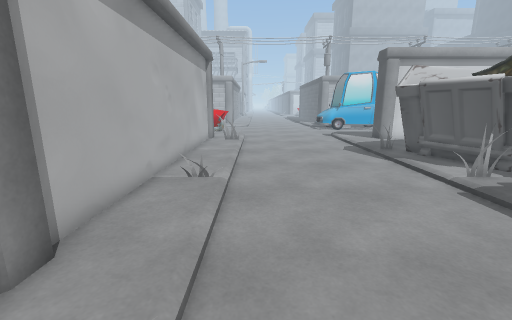
view 1 (above)

12 first-person views from a walk through a 3-D level made in the Unity game engine. The camera is 1.4 m above the floor, tilts 12° down and sees 90° across. The floor is counted in squares, 0.5 m on a side. Each view is taken from the middle of a square. On the plan, view 1 faces up. The plan holds only what a view shows up to about 19 squares ahead; the rest is blank. The place goes on beyond the plan. The player is left out.

view 2
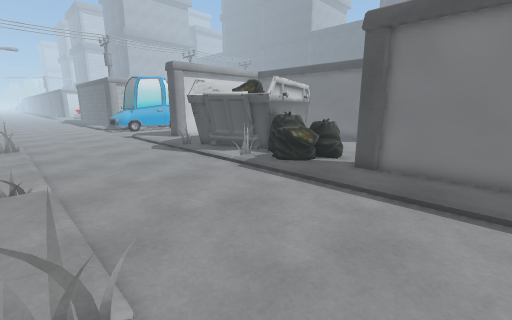

view 3
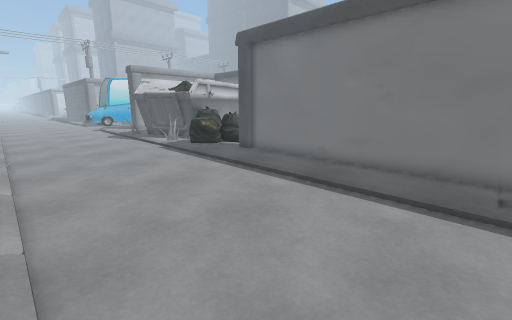

view 4
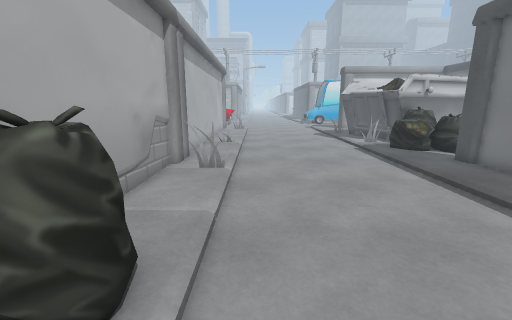

view 5
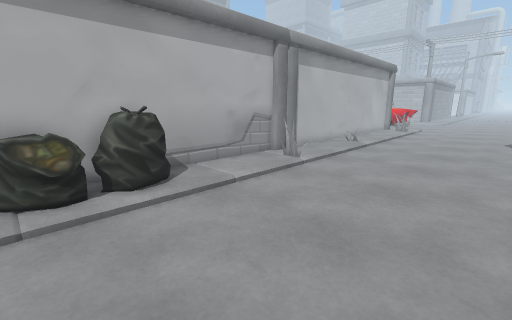

view 6
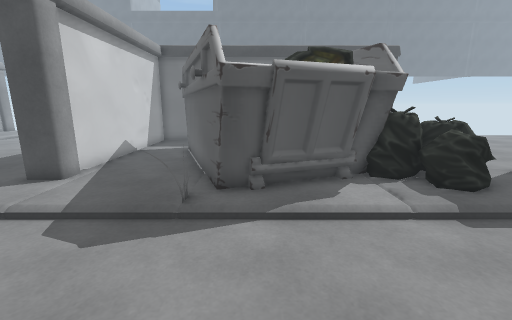

view 7
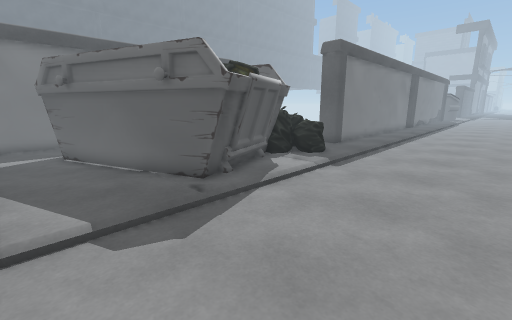

view 8
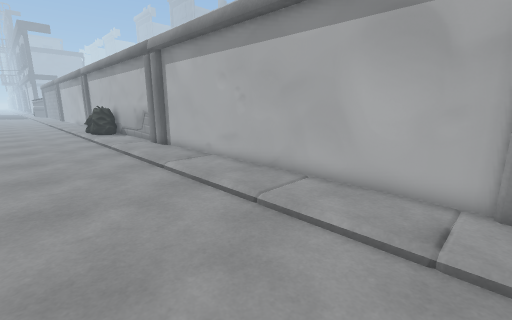

view 9
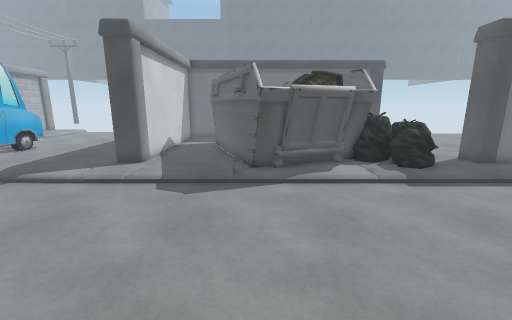

view 10
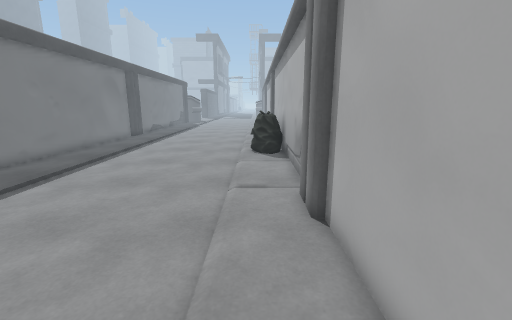

view 11
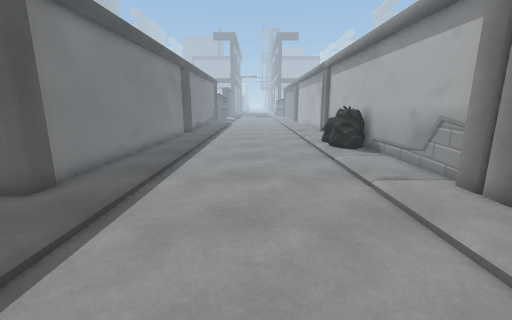

view 12
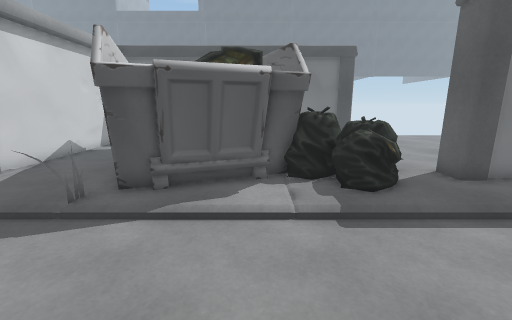

### Floor plan
Key: @ floor where view 1 was taken; # wall or solid block; . main floor; : floor 0.25 m higher than the main floor; / step, stairs or slope; = window, fence, low wall or low ledge; ^ raised ledge.
Columns run from 4 left of view 1 to 16 right of it. Each row starts with its distance up from view 1.
 20 # :/........: #######
 19 #::/........::::.....
 18 #::/........::::.....
 17 #::/........::::...##
 16 #::/........::::####
 15 #../.........####
 14 #::/.......###
 13 #::/....... #
 12 #::/........##
 11 #::/........###
 10 #::/........:#######
  9 #../.........####
  8 #::/........:###
  7 #::/........==##
  6 #::/........===#
  5 #::/........::=#
  4 ##:/........::::.
  3 ##:/........:###..
  2 ##:/........:## ....
  1 #::/........::#  ...
  0 #::/@.......::#   ..
 -1 #::/........::#
 -2 #::/........::#
 -3 #../..........#
 -4 #::/........::#
 -5 #=#/........::#
 -6 ##=/........::#
 -7 ###/........::#
 -8 #==/........::#
 -9 #^=/........  #

Where each view was taken, in squares from view 1:
view 1: 0 up, 0 right, facing up
view 2: 2 down, 2 left, facing up-right
view 3: 9 down, 1 left, facing up-right
view 4: 9 down, 0 right, facing up
view 5: 9 down, 6 right, facing up-left
view 6: 13 up, 1 right, facing right
view 7: 19 up, 1 right, facing down-right
view 8: 20 up, 4 right, facing down-left
view 9: 14 up, 3 left, facing right
view 10: 10 up, 2 left, facing down
view 11: 10 up, 3 right, facing down
view 12: 10 up, 1 right, facing right
